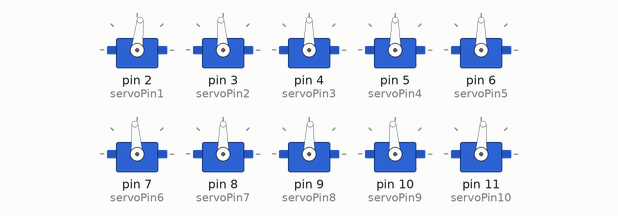
The sketch below on a simulated Arduino Uno, built with avr-gcc and run on an emulated ATmega328P. Parts: 10 × servo.

Above: at 0.05 s.
At 1.25 s:
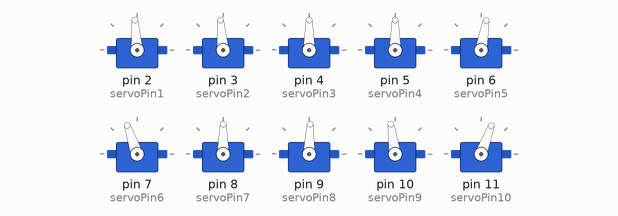
At 1.85 s:
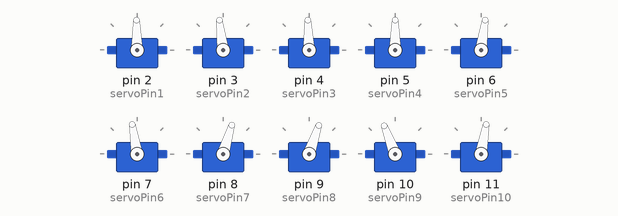
At 2.4 s:
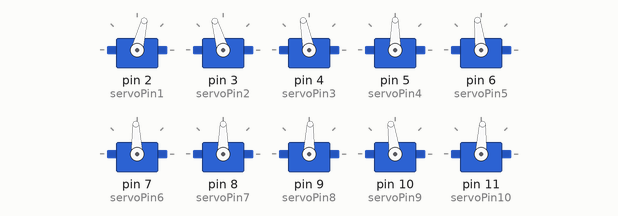
Timing chart, 0 to 5.5 s (numbered marks = the images above):
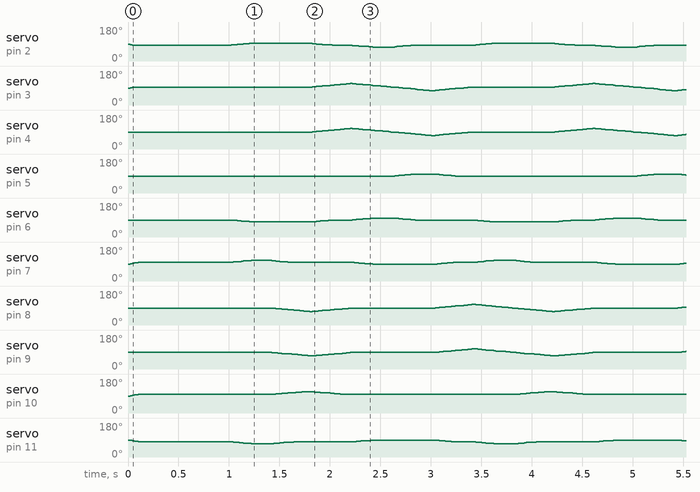

The sketch:

Biped_exaple.ino
```cpp
#include <VarSpeedServo.h>
VarSpeedServo servo2;
VarSpeedServo servo3;
VarSpeedServo servo4;
VarSpeedServo servo5;
VarSpeedServo servo6;
VarSpeedServo servo7;
VarSpeedServo servo8;
VarSpeedServo servo9;
VarSpeedServo servo10;
VarSpeedServo servo11;


const int servoPin1 = 2;
const int servoPin2 = 3;
const int servoPin3 = 4;
const int servoPin4 = 5;
const int servoPin5 = 6;
const int servoPin6 = 7;
const int servoPin7 = 8;
const int servoPin8 = 9;
const int servoPin9 = 10;
const int servoPin10 = 11;

 // ค่าเริ่มต้นค่ากึ่งกลางของservo--------------------------------------------------------------
int valueservo1 = 84;
int valueservo2 = 95;
int valueservo3 = 90 ;
int valueservo4 = 90;
int valueservo5 = 90;
//------------------------------------------
int valueservo6 = 99;
int valueservo7 = 90;
int valueservo8 = 88;
int valueservo9 = 98;
int valueservo10 = 80;
//-----------------------------------------------------------------------------------------
void setup() {
  servo2.attach(servoPin1);
  servo3.attach(servoPin2);
  servo4.attach(servoPin3);
  servo5.attach(servoPin4);
  servo6.attach(servoPin5);
  servo7.attach(servoPin6);
  servo8.attach(servoPin7);
  servo9.attach(servoPin8);
  servo10.attach(servoPin9);
  servo11.attach(servoPin10);

  Serial.begin (9600);
}
void loop() {

   while (1)
      {
        stand();
        delay(1000);
        break;
      }
      while (1)
      {
        forward();
      }


}
void stand()
{
  servo2.write(valueservo1, 60, false); //servo.write(Degree of servo , speed , false) : use false for make all of servo working at the same time.
  servo3.write(valueservo2, 60, false);
  servo4.write(valueservo3, 60, false);
  servo5.write(valueservo4, 60, false);
  servo6.write(valueservo5, 60, false);
  servo7.write(valueservo6, 60, false);
  servo8.write(valueservo7, 60, false);
  servo9.write(valueservo8, 60, false);
  servo10.write(valueservo9, 60, false);
  servo11.write(valueservo10, 60, false);
}


void forward()
{
  //---------------1---------------------------------------------------

  servo2.write(valueservo1 + 10 , 30, false);
  servo3.write(valueservo2 , 30, false);
  servo4.write(valueservo3  , 30, false);
  servo5.write(valueservo4  , 30, false);
  servo6.write(valueservo5 - 10 , 30, false);
  servo7.write(valueservo6 + 10 , 30, false);
  servo8.write(valueservo7 , 30, false);
  servo9.write(valueservo8, 30, false);
  servo10.write(valueservo9, 30, false);
  servo11.write(valueservo10 - 10, 30, false);
  delay(400);

  servo2.write(valueservo1 + 10 , 30, false);
  servo3.write (valueservo2, 30, false);
  servo4.write(valueservo3 , 30, false);
  servo5.write(valueservo4, 30, false);
  servo6.write(valueservo5 - 10 , 30, false);
  servo7.write(valueservo6 , 30, false);
  servo8.write(valueservo7 - 35, 30, false);
  servo9.write(valueservo8 - 50, 30, false);
  servo10.write(valueservo9 + 15, 30, false);
  servo11.write(valueservo10, 30, false);
  delay(400);

  servo2.write(valueservo1 , 30, false);
  servo3.write(valueservo2 + 50 , 30, false);
  servo4.write(valueservo3 + 50 , 30, false);
  servo5.write(valueservo4  , 30, false);
  servo6.write(valueservo5, 30, false);
  servo7.write(valueservo6  , 30, false);
  servo8.write(valueservo7 , 30, false);
  servo9.write(valueservo8, 30, false);
   servo10.write(valueservo9, 30, false);
  servo11.write(valueservo10 , 30, false);
  delay(400);


  //  servo2.write(valueservo1 , 30, false);
  //  servo3.write(valueservo2 , 30, false);
  //  servo4.write(valueservo3  , 30, false);
  //  servo5.write(valueservo4  , 30, false);
  //  servo6.write(valueservo5 , 30, false);
  //  servo7.write(valueservo6 , 30, false);
  //  servo8.write(valueservo7 , 30, false);
  //  servo9.write(valueservo8, 30, false);
  //  servo10.write(valueservo9, 30, false);
  //  servo11.write(valueservo10, 30, false);
  //  delay(400);


  servo2.write(valueservo1 - 10 , 30, false);
  servo3.write(valueservo2 , 30, false);
  servo4.write(valueservo3  , 30, false);
  servo5.write(valueservo4  , 30, false);
  servo6.write(valueservo5 + 10 , 30, false);
  servo7.write(valueservo6 - 10 , 30, false);
  servo8.write(valueservo7 , 30, false);
  servo9.write(valueservo8, 30, false);
  servo10.write(valueservo9, 30, false);
  servo11.write(valueservo10 + 10, 30, false);
  delay(400);

  servo2.write(valueservo1  , 30, false);
  servo3.write(valueservo2 - 35, 30, false);
  servo4.write(valueservo3 - 50 , 30, false);
  servo5.write(valueservo4 + 10, 30, false);
  servo6.write(valueservo5 , 30, false);
  servo7.write(valueservo6 - 10  , 30, false);
  servo8.write(valueservo7  , 30, false);
  servo9.write(valueservo8  , 30, false);
  servo10.write(valueservo9 , 30, false);
  servo11.write(valueservo10 + 10  , 30, false);
  delay(400);


  servo2.write(valueservo1  , 30, false);
  servo3.write(valueservo2, 30, false);
  servo4.write(valueservo3 , 30, false);
  servo5.write(valueservo4  , 30, false);
  servo6.write(valueservo5 , 30, false);
  servo7.write(valueservo6  , 30, false);
  servo8.write(valueservo7 + 50 , 30, false);
  servo9.write(valueservo8 + 50 , 30, false);
  servo10.write(valueservo9 , 30, false);
  servo11.write(valueservo10  , 30, false);
  delay(400);


}

void turnleft()
{

  servo2.write(valueservo1  , 30, false);
  servo3.write(valueservo2 - 40, 30, false);
  servo4.write(valueservo3 - 50 , 30, false);
  servo5.write(valueservo4 + 10, 30, false);
  servo6.write(valueservo5 , 30, false);
  servo7.write(valueservo6   , 30, false);
  servo8.write(valueservo7  , 30, false);
  servo9.write(valueservo8  , 30, false);
  servo10.write(valueservo9 , 30, false);
  servo11.write(valueservo10   , 30, false);
  delay(500);

  servo2.write(valueservo1  , 30, false);
  servo3.write(valueservo2 - 20, 30, false);
  servo4.write(valueservo3 + 40 , 30, false);
  servo5.write(valueservo4 - 50, 30, false);
  servo6.write(valueservo5 , 30, false);
  servo7.write(valueservo6  , 30, false);
  servo8.write(valueservo7 + 10  , 30, false);
  servo9.write(valueservo8  , 30, false);
  servo10.write(valueservo9 , 30, false);
  servo11.write(valueservo10  , 30, false);
  delay(400);

  servo2.write(valueservo1 , 30, false);
  servo3.write(valueservo2 , 30, false);
  servo4.write(valueservo3  , 30, false);
  servo5.write(valueservo4  , 30, false);
  servo6.write(valueservo5 , 30, false);
  servo7.write(valueservo6 , 30, false);
  servo8.write(valueservo7 , 30, false);
  servo9.write(valueservo8, 30, false);
  servo10.write(valueservo9, 30, false);
  servo11.write(valueservo10, 30, false);
  delay(300);

}
void turnright()
{
  servo2.write(valueservo1  , 30, false);
  servo3.write(valueservo2 , 30, false);
  servo4.write(valueservo3 , 30, false);
  servo5.write(valueservo4, 30, false);
  servo6.write(valueservo5 , 30, false);
  servo7.write(valueservo6   , 30, false);
  servo8.write(valueservo7 - 40 , 30, false);
  servo9.write(valueservo8 - 50 , 30, false);
  servo10.write(valueservo9 + 10, 30, false);
  servo11.write(valueservo10   , 30, false);
  delay(500);

  servo2.write(valueservo1  , 30, false);
  servo3.write(valueservo2 + 10, 30, false);
  servo4.write(valueservo3  , 30, false);
  servo5.write(valueservo4 , 30, false);
  servo6.write(valueservo5 , 30, false);
  servo7.write(valueservo6  , 30, false);
  servo8.write(valueservo7 - 20 , 30, false);
  servo9.write(valueservo8 + 40 , 30, false);
  servo10.write(valueservo9 - 50 , 30, false);
  servo11.write(valueservo10  , 30, false);
  delay(400);

  servo2.write(valueservo1 , 30, false);
  servo3.write(valueservo2 , 30, false);
  servo4.write(valueservo3  , 30, false);
  servo5.write(valueservo4  , 30, false);
  servo6.write(valueservo5 , 30, false);
  servo7.write(valueservo6 , 30, false);
  servo8.write(valueservo7 , 30, false);
  servo9.write(valueservo8, 30, false);
  servo10.write(valueservo9, 30, false);
  servo11.write(valueservo10, 30, false);
  delay(300);
}
void slide()
{
  servo2.write(valueservo1 - 30 , 30, false);
  servo3.write(valueservo2 , 30, false);
  servo4.write(valueservo3 , 30, false);
  servo5.write(valueservo4, 30, false);
  servo6.write(valueservo5 + 30 , 30, false);
  servo7.write(valueservo6   , 30, false);
  servo8.write(valueservo7  , 30, false);
  servo9.write(valueservo8  , 30, false);
  servo10.write(valueservo9 , 30, false);
  servo11.write(valueservo10  , 30, false);
  delay(400);

  servo2.write(valueservo1  , 30, false);
  servo3.write(valueservo2 , 30, false);
  servo4.write(valueservo3  , 30, false);
  servo5.write(valueservo4 , 30, false);
  servo6.write(valueservo5 , 30, false);
  servo7.write(valueservo6 + 30 , 30, false);
  servo8.write(valueservo7  , 30, false);
  servo9.write(valueservo8  , 30, false);
  servo10.write(valueservo9 , 30, false);
  servo11.write(valueservo10 - 30 , 30, false);
  delay(400);

  servo2.write(valueservo1 , 30, false);
  servo3.write(valueservo2 , 30, false);
  servo4.write(valueservo3  , 30, false);
  servo5.write(valueservo4  , 30, false);
  servo6.write(valueservo5 , 30, false);
  servo7.write(valueservo6 , 30, false);
  servo8.write(valueservo7 , 30, false);
  servo9.write(valueservo8, 30, false);
  servo10.write(valueservo9, 30, false);
  servo11.write(valueservo10, 30, false);
  delay(400);

}
void standup()
{

  servo2.write(valueservo1 , 30, false);
  servo3.write(valueservo2 , 30, false);
  servo4.write(valueservo3  , 30, false);
  servo5.write(valueservo4  , 30, false);
  servo6.write(valueservo5 , 30, false);
  servo7.write(valueservo6 , 30, false);
  servo8.write(valueservo7 , 30, false);
  servo9.write(valueservo8, 30, false);
  servo10.write(valueservo9, 30, false);
  servo11.write(valueservo10, 30, false);
  delay(1000);

  servo2.write(valueservo1 , 30, false);
  servo3.write(valueservo2 , 30, false);
  servo4.write(valueservo3  , 30, false);
  servo5.write(valueservo4 - 90 , 30, false);
  servo6.write(valueservo5 , 30, false);
  servo7.write(valueservo6 , 30, false);
  servo8.write(valueservo7 , 30, false);
  servo9.write(valueservo8, 30, false);
  servo10.write(valueservo9 - 90, 30, false);
  servo11.write(valueservo10, 30, false);
  delay(1000);

  servo2.write(valueservo1 , 30, false);
  servo3.write(valueservo2 - 45 , 30, false);
  servo4.write(valueservo3  - 20, 30, false);
  servo5.write(valueservo4 - 90 , 30, false);
  servo6.write(valueservo5 , 30, false);
  servo7.write(valueservo6 , 30, false);
  servo8.write(valueservo7 - 45, 30, false);
  servo9.write(valueservo8 - 20, 30, false);
  servo10.write(valueservo9 - 90, 30, false);
  servo11.write(valueservo10, 30, false);
  delay(1000);


  servo2.write(valueservo1 , 30, false);
  servo3.write(valueservo2 - 45 , 30, false);
  servo4.write(valueservo3  + 90, 30, false);
  servo5.write(valueservo4 - 90 , 30, false);
  servo6.write(valueservo5 , 30, false);
  servo7.write(valueservo6 , 30, false);
  servo8.write(valueservo7 - 45, 30, false);
  servo9.write(valueservo8 + 90, 30, false);
  servo10.write(valueservo9 - 90, 30, false);
  servo11.write(valueservo10, 30, false);
  delay(1000);


  servo2.write(valueservo1 , 30, false);
  servo3.write(valueservo2 , 30, false);
  servo4.write(valueservo3  , 30, false);
  servo5.write(valueservo4  , 30, false);
  servo6.write(valueservo5 , 30, false);
  servo7.write(valueservo6 , 30, false);
  servo8.write(valueservo7, 30, false);
  servo9.write(valueservo8, 30, false);
  servo10.write(valueservo9 , 30, false);
  servo11.write(valueservo10, 30, false);
  delay(1000);

}

void standup2()
{

  servo2.write(valueservo1 , 30, false);
  servo3.write(valueservo2 , 30, false);
  servo4.write(valueservo3  , 30, false);
  servo5.write(valueservo4  , 30, false);
  servo6.write(valueservo5 , 30, false);
  servo7.write(valueservo6 , 30, false);
  servo8.write(valueservo7 , 30, false);
  servo9.write(valueservo8, 30, false);
  servo10.write(valueservo9, 30, false);
  servo11.write(valueservo10, 30, false);
  delay(1000);

  servo2.write(valueservo1 , 30, false);
  servo3.write(valueservo2 , 30, false);
  servo4.write(valueservo3  , 30, false);
  servo5.write(valueservo4 + 90 , 30, false);
  servo6.write(valueservo5 , 30, false);
  servo7.write(valueservo6 , 30, false);
  servo8.write(valueservo7 , 30, false);
  servo9.write(valueservo8, 30, false);
  servo10.write(valueservo9 + 90, 30, false);
  servo11.write(valueservo10, 30, false);
  delay(1000);
  while (1);
  servo2.write(valueservo1 , 30, false);
  servo3.write(valueservo2 - 45 , 30, false);
  servo4.write(valueservo3  - 20, 30, false);
  servo5.write(valueservo4 - 90 , 30, false);
  servo6.write(valueservo5 , 30, false);
  servo7.write(valueservo6 , 30, false);
  servo8.write(valueservo7 - 45, 30, false);
  servo9.write(valueservo8 - 20, 30, false);
  servo10.write(valueservo9 - 90, 30, false);
  servo11.write(valueservo10, 30, false);
  delay(1000);


  servo2.write(valueservo1 , 30, false);
  servo3.write(valueservo2 - 45 , 30, false);
  servo4.write(valueservo3  + 90, 30, false);
  servo5.write(valueservo4 - 90 , 30, false);
  servo6.write(valueservo5 , 30, false);
  servo7.write(valueservo6 , 30, false);
  servo8.write(valueservo7 - 45, 30, false);
  servo9.write(valueservo8 + 90, 30, false);
  servo10.write(valueservo9 - 90, 30, false);
  servo11.write(valueservo10, 30, false);
  delay(1000);


  servo2.write(valueservo1 , 30, false);
  servo3.write(valueservo2 , 30, false);
  servo4.write(valueservo3  , 30, false);
  servo5.write(valueservo4  , 30, false);
  servo6.write(valueservo5 , 30, false);
  servo7.write(valueservo6 , 30, false);
  servo8.write(valueservo7, 30, false);
  servo9.write(valueservo8, 30, false);
  servo10.write(valueservo9 , 30, false);
  servo11.write(valueservo10, 30, false);
  delay(1000);

}
void kick() {

  servo2.write(valueservo1 , 30, false);
  servo3.write(valueservo2 , 30, false);
  servo4.write(valueservo3  , 30, false);
  servo5.write(valueservo4  , 30, false);
  servo6.write(valueservo5 , 30, false);
  servo7.write(valueservo6 , 30, false);
  servo8.write(valueservo7, 30, false);
  servo9.write(valueservo8, 30, false);
  servo10.write(valueservo9 , 30, false);
  servo11.write(valueservo10, 30, false);
  delay(400);

  servo2.write(valueservo1 + 10 , 30, false);
  servo3.write (valueservo2, 30, false);
  servo4.write(valueservo3  , 30, false);
  servo5.write(valueservo4, 30, false);
  servo6.write(valueservo5 - 10 , 30, false);
  servo7.write(valueservo6 + 10 , 30, false);
  servo8.write(valueservo7 - 30, 30, false);
  servo9.write(valueservo8 - 45, 30, false);
  servo10.write(valueservo9 + 10, 30, false);
  servo11.write(valueservo10, 30, false);
  delay(400);

  servo2.write(valueservo1 + 10  , 30, false);
  servo3.write (valueservo2, 30, false);
  servo4.write(valueservo3  , 30, false);
  servo5.write(valueservo4 , 30, false);
  servo6.write(valueservo5 - 10 , 30, false);
  servo7.write(valueservo6 + 10 , 30, false);
  servo8.write(valueservo7 - 10, 30, false);
  servo9.write(valueservo8 - 45, 30, false);
  servo10.write(valueservo9 + 30, 30, false);
  servo11.write(valueservo10, 30, false);
  delay(400);

  servo2.write(valueservo1 + 10  , 80, false);
  servo3.write (valueservo2, 80, false);
  servo4.write(valueservo3  , 80, false);
  servo5.write(valueservo4 , 80, false);
  servo6.write(valueservo5 - 10  , 80, false);
  servo7.write(valueservo6 + 10 , 80, false);
  servo8.write(valueservo7 - 50, 80, false);
  servo9.write(valueservo8 + 25, 80, false);
  servo10.write(valueservo9 - 20, 80, false);
  servo11.write(valueservo10, 80, false);
  delay(400);

  servo2.write(valueservo1 + 10 , 30, false);
  servo3.write (valueservo2, 30, false);
  servo4.write(valueservo3  , 30, false);
  servo5.write(valueservo4, 30, false);
  servo6.write(valueservo5 - 10 , 30, false);
  servo7.write(valueservo6 + 10 , 30, false);
  servo8.write(valueservo7 - 40, 30, false);
  servo9.write(valueservo8 + 25, 30, false);
  servo10.write(valueservo9 - 50, 30, false);
  servo11.write(valueservo10, 30, false);
  delay(400);

  servo2.write(valueservo1 , 30, false);
  servo3.write(valueservo2 , 30, false);
  servo4.write(valueservo3  , 30, false);
  servo5.write(valueservo4  , 30, false);
  servo6.write(valueservo5 , 30, false);
  servo7.write(valueservo6 , 30, false);
  servo8.write(valueservo7, 30, false);
  servo9.write(valueservo8, 30, false);
  servo10.write(valueservo9 , 30, false);
  servo11.write(valueservo10, 30, false);
  delay(400);

}
//void RC()
//{
//  //--------------------------------forward----------------------------------------------------------------
//  if (Channel2 > 1600 && Channel2 < 2000  )//forward
//  {
//    forward();
//  }
//
//  //--------------------------------turnright----------------------------------------------------------------
//  else if (Channel1 > 1500 && Channel1 < 2000  ) //turnright
//  {
//    turnleft();
//  }
//
//  //--------------------------------turnleft----------------------------------------------------------------
//  else if ( Channel1 < 1300 && Channel1 > 900 )//turnleft
//  {
//    turnright();
//  }
//  //--------------------------------slide-----------------------------------------------------------------
//  else if ( Channel3 < 2100 && Channel3 > 1500 )//turnleft
//  {
//    slide();
//  }
//  else if ( Channel4 < 2000 && Channel4 > 1500 )//turnleft
//  {
//    standup ();
//  }
//  else if ( Channel4 < 1300 && Channel4 > 900 )//turnleft
//  {
//    standup2 ();
//  }
//  else if ( Channel2 < 1400 && Channel2 > 900 )//turnleft
//  {
//
//    kick ();
//  }
//  else
//  {
//    stand();
//  }
//}
```
